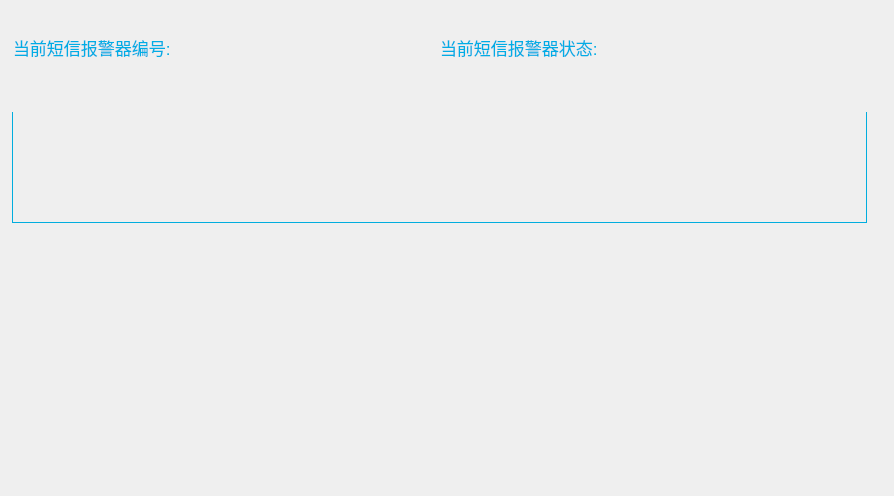
<?xml version="1.0" encoding="UTF-8"?>
<ui version="4.0">
 <class>wgtParaItem_sms</class>
 <widget class="QWidget" name="wgtParaItem_sms">
  <property name="geometry">
   <rect>
    <x>0</x>
    <y>0</y>
    <width>894</width>
    <height>496</height>
   </rect>
  </property>
  <property name="windowTitle">
   <string>Form</string>
  </property>
  <layout class="QVBoxLayout" name="verticalLayout">
   <property name="spacing">
    <number>0</number>
   </property>
   <property name="leftMargin">
    <number>0</number>
   </property>
   <property name="topMargin">
    <number>0</number>
   </property>
   <property name="rightMargin">
    <number>0</number>
   </property>
   <property name="bottomMargin">
    <number>0</number>
   </property>
   <item>
    <widget class="QWidget" name="wgtBg" native="true">
     <property name="styleSheet">
      <string notr="true">.QWidget#wgtBg
{
   border-radius:0px;
	border-color: rgb(52, 101, 164);
	border-image: url(:/image/menu_left.png);
}
</string>
     </property>
     <layout class="QVBoxLayout" name="verticalLayout_2">
      <property name="spacing">
       <number>3</number>
      </property>
      <property name="leftMargin">
       <number>3</number>
      </property>
      <property name="topMargin">
       <number>30</number>
      </property>
      <property name="rightMargin">
       <number>18</number>
      </property>
      <property name="bottomMargin">
       <number>5</number>
      </property>
      <item>
       <widget class="QWidget" name="widget" native="true">
        <property name="minimumSize">
         <size>
          <width>0</width>
          <height>35</height>
         </size>
        </property>
        <property name="maximumSize">
         <size>
          <width>16777215</width>
          <height>35</height>
         </size>
        </property>
        <layout class="QHBoxLayout" name="horizontalLayout_3">
         <property name="spacing">
          <number>0</number>
         </property>
         <property name="leftMargin">
          <number>10</number>
         </property>
         <property name="topMargin">
          <number>0</number>
         </property>
         <property name="rightMargin">
          <number>10</number>
         </property>
         <property name="bottomMargin">
          <number>0</number>
         </property>
         <item>
          <layout class="QHBoxLayout" name="horizontalLayout">
           <property name="spacing">
            <number>6</number>
           </property>
           <item>
            <widget class="QLabel" name="lblSmsNumberName">
             <property name="minimumSize">
              <size>
               <width>160</width>
               <height>30</height>
              </size>
             </property>
             <property name="maximumSize">
              <size>
               <width>180</width>
               <height>30</height>
              </size>
             </property>
             <property name="font">
              <font>
               <pointsize>13</pointsize>
              </font>
             </property>
             <property name="styleSheet">
              <string notr="true">color: #00ADE5; </string>
             </property>
             <property name="text">
              <string>当前短信报警器编号:</string>
             </property>
            </widget>
           </item>
           <item>
            <widget class="QLabel" name="lblSmsNumberVal">
             <property name="minimumSize">
              <size>
               <width>0</width>
               <height>30</height>
              </size>
             </property>
             <property name="maximumSize">
              <size>
               <width>16777215</width>
               <height>30</height>
              </size>
             </property>
             <property name="font">
              <font>
               <pointsize>13</pointsize>
              </font>
             </property>
             <property name="styleSheet">
              <string notr="true">color: #FFFFFF;
</string>
             </property>
             <property name="text">
              <string/>
             </property>
            </widget>
           </item>
          </layout>
         </item>
         <item>
          <layout class="QHBoxLayout" name="horizontalLayout_2">
           <property name="spacing">
            <number>3</number>
           </property>
           <item>
            <widget class="QLabel" name="lblSmsStaName">
             <property name="minimumSize">
              <size>
               <width>180</width>
               <height>30</height>
              </size>
             </property>
             <property name="maximumSize">
              <size>
               <width>180</width>
               <height>30</height>
              </size>
             </property>
             <property name="font">
              <font>
               <pointsize>13</pointsize>
              </font>
             </property>
             <property name="styleSheet">
              <string notr="true">color: #00ADE5; </string>
             </property>
             <property name="text">
              <string>当前短信报警器状态:</string>
             </property>
            </widget>
           </item>
           <item>
            <widget class="QLabel" name="lblSmsStaVal">
             <property name="minimumSize">
              <size>
               <width>0</width>
               <height>30</height>
              </size>
             </property>
             <property name="maximumSize">
              <size>
               <width>16777215</width>
               <height>30</height>
              </size>
             </property>
             <property name="font">
              <font>
               <pointsize>13</pointsize>
              </font>
             </property>
             <property name="styleSheet">
              <string notr="true">color: #FFFFFF;
</string>
             </property>
             <property name="text">
              <string/>
             </property>
            </widget>
           </item>
          </layout>
         </item>
        </layout>
       </widget>
      </item>
      <item>
       <widget class="QWidget" name="wgtItem" native="true">
        <property name="styleSheet">
         <string notr="true">background:transparent;</string>
        </property>
        <layout class="QVBoxLayout" name="verticalLayout_3">
         <item>
          <layout class="QVBoxLayout" name="verticalLayout_7">
           <property name="spacing">
            <number>0</number>
           </property>
           <item>
            <widget class="QFrame" name="frame_4">
             <property name="minimumSize">
              <size>
               <width>0</width>
               <height>35</height>
              </size>
             </property>
             <property name="maximumSize">
              <size>
               <width>16777215</width>
               <height>35</height>
              </size>
             </property>
             <property name="styleSheet">
              <string notr="true">QFrame#frame_4{color: rgb(255, 255, 255);
border-image: url(:/image/border_up.png);
}
 </string>
             </property>
             <property name="frameShape">
              <enum>QFrame::NoFrame</enum>
             </property>
             <property name="frameShadow">
              <enum>QFrame::Raised</enum>
             </property>
             <layout class="QHBoxLayout" name="horizontalLayout_20">
              <property name="spacing">
               <number>6</number>
              </property>
              <property name="leftMargin">
               <number>10</number>
              </property>
              <property name="topMargin">
               <number>2</number>
              </property>
              <property name="rightMargin">
               <number>0</number>
              </property>
              <property name="bottomMargin">
               <number>2</number>
              </property>
              <item>
               <widget class="QLabel" name="label_4">
                <property name="minimumSize">
                 <size>
                  <width>8</width>
                  <height>8</height>
                 </size>
                </property>
                <property name="maximumSize">
                 <size>
                  <width>8</width>
                  <height>8</height>
                 </size>
                </property>
                <property name="styleSheet">
                 <string notr="true">border-image: url(:/image/dot.png);</string>
                </property>
                <property name="text">
                 <string/>
                </property>
               </widget>
              </item>
              <item>
               <widget class="QLabel" name="lblSmsInfo">
                <property name="minimumSize">
                 <size>
                  <width>0</width>
                  <height>30</height>
                 </size>
                </property>
                <property name="maximumSize">
                 <size>
                  <width>16777215</width>
                  <height>30</height>
                 </size>
                </property>
                <property name="font">
                 <font>
                  <pointsize>12</pointsize>
                 </font>
                </property>
                <property name="styleSheet">
                 <string notr="true">color: rgb(255, 255, 255);</string>
                </property>
                <property name="text">
                 <string/>
                </property>
               </widget>
              </item>
              <item>
               <spacer name="horizontalSpacer_8">
                <property name="orientation">
                 <enum>Qt::Horizontal</enum>
                </property>
                <property name="sizeHint" stdset="0">
                 <size>
                  <width>678</width>
                  <height>10</height>
                 </size>
                </property>
               </spacer>
              </item>
             </layout>
            </widget>
           </item>
           <item>
            <widget class="QWidget" name="SmsInfo" native="true">
             <property name="sizePolicy">
              <sizepolicy hsizetype="Preferred" vsizetype="Preferred">
               <horstretch>0</horstretch>
               <verstretch>0</verstretch>
              </sizepolicy>
             </property>
             <property name="minimumSize">
              <size>
               <width>0</width>
               <height>111</height>
              </size>
             </property>
             <property name="maximumSize">
              <size>
               <width>16777215</width>
               <height>16777215</height>
              </size>
             </property>
             <property name="styleSheet">
              <string notr="true">QWidget#SmsInfo{
color: rgb(255, 255, 255);
border-bottom:1px solid #01ADDE;
border-right:1px solid #01ADDE;
border-left:1px solid #01ADDE;
border-radius:opx;font:13pt;
}</string>
             </property>
             <layout class="QHBoxLayout" name="horizontalLayout_4">
              <property name="spacing">
               <number>0</number>
              </property>
              <property name="leftMargin">
               <number>10</number>
              </property>
              <property name="topMargin">
               <number>0</number>
              </property>
              <property name="rightMargin">
               <number>0</number>
              </property>
              <property name="bottomMargin">
               <number>0</number>
              </property>
              <item>
               <widget class="SignalGraph" name="wgtSignal" native="true">
                <property name="minimumSize">
                 <size>
                  <width>221</width>
                  <height>91</height>
                 </size>
                </property>
                <property name="maximumSize">
                 <size>
                  <width>221</width>
                  <height>91</height>
                 </size>
                </property>
               </widget>
              </item>
              <item>
               <spacer name="horizontalSpacer">
                <property name="orientation">
                 <enum>Qt::Horizontal</enum>
                </property>
                <property name="sizeHint" stdset="0">
                 <size>
                  <width>569</width>
                  <height>20</height>
                 </size>
                </property>
               </spacer>
              </item>
             </layout>
            </widget>
           </item>
          </layout>
         </item>
         <item>
          <spacer name="verticalSpacer">
           <property name="orientation">
            <enum>Qt::Vertical</enum>
           </property>
           <property name="sizeHint" stdset="0">
            <size>
             <width>20</width>
             <height>279</height>
            </size>
           </property>
          </spacer>
         </item>
        </layout>
       </widget>
      </item>
     </layout>
    </widget>
   </item>
  </layout>
 </widget>
 <customwidgets>
  <customwidget>
   <class>SignalGraph</class>
   <extends>QWidget</extends>
   <header location="global">signalgraph.h</header>
   <container>1</container>
  </customwidget>
 </customwidgets>
 <resources/>
 <connections/>
</ui>
